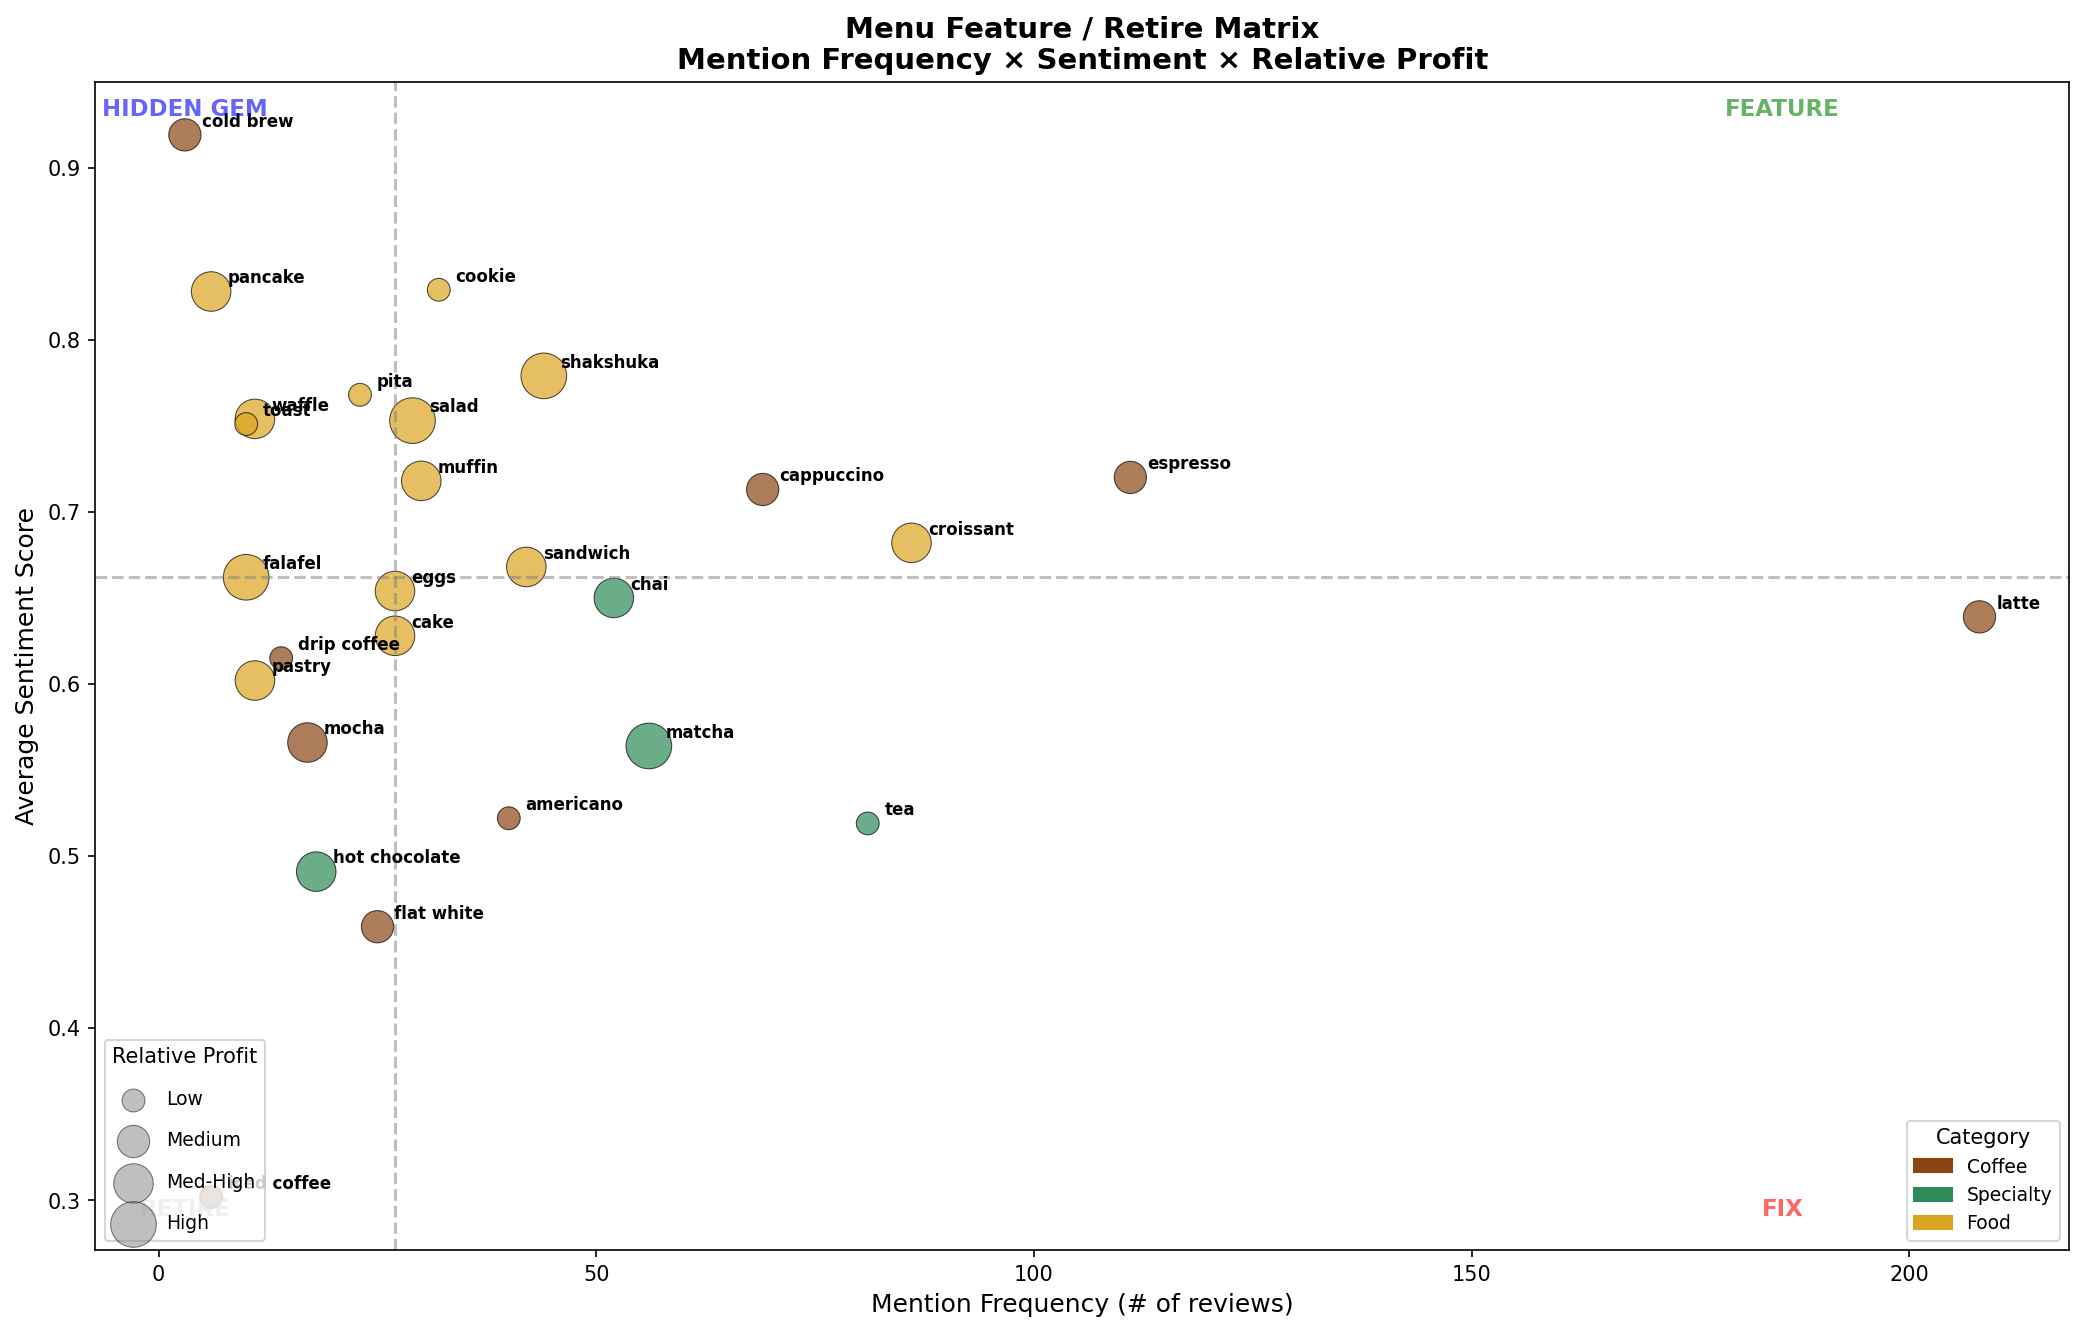

Write Python code to recreate this figure.
"""
Phase 1, Step 2 — Menu Feature/Retire Matrix
Keyword-extracts menu item mentions from raw Google reviews, cross-references
with avg sentiment and relative profit to produce a 2×2 decision matrix.

Axes:
  x = mention frequency (how often customers talk about it)
  y = avg sentiment of reviews mentioning the item
  bubble size = relative profit tier (from Products sheet coffee type ranking)

Quadrants:
  Top-right (high mentions, high sentiment)  → FEATURE (upsell, promote)
  Top-left  (low mentions, high sentiment)   → HIDDEN GEM (increase visibility)
  Bottom-right (high mentions, low sentiment) → FIX (customers care but are unhappy)
  Bottom-left (low mentions, low sentiment)  → RETIRE (low interest, low satisfaction)
"""

import pandas as pd
import numpy as np
import matplotlib.pyplot as plt
import matplotlib.patches as mpatches
from vaderSentiment.vaderSentiment import SentimentIntensityAnalyzer

# ── Load raw reviews ─────────────────────────────────────────────────────────
REVIEW_FILES = {
    "Fahrenheit Coffee": "datasets-xlsx/reviews_Fahrenheit_Coffee_1000_reviews.xlsx",
    "Dineen Coffee Co.": "datasets-xlsx/reviews_Dineen_Coffee_Co_1000_reviews.xlsx",
    "Cafe Landwer":      "datasets-xlsx/reviews_Cafe_Landwer_1000_reviews.xlsx",
}

dfs = []
for cafe, path in REVIEW_FILES.items():
    df = pd.read_excel(path, header=2)
    df["Restaurant Name"] = cafe
    dfs.append(df)

reviews = pd.concat(dfs, ignore_index=True)
reviews = reviews.dropna(subset=["Review Text"])

# ── VADER sentiment per review ───────────────────────────────────────────────
analyzer = SentimentIntensityAnalyzer()
reviews["sentiment_score"] = reviews["Review Text"].apply(
    lambda t: analyzer.polarity_scores(str(t))["compound"]
)

# ── Menu item keyword dictionary ─────────────────────────────────────────────
# Items with >= 5 mentions in the corpus. Grouped into categories for the
# profit mapping. Keywords are matched case-insensitively in review text.
MENU_ITEMS = {
    # Drinks — coffee
    "latte":         {"category": "coffee", "type": "Arabica"},
    "espresso":      {"category": "coffee", "type": "Arabica"},
    "cappuccino":    {"category": "coffee", "type": "Arabica"},
    "americano":     {"category": "coffee", "type": "Robusta"},
    "flat white":    {"category": "coffee", "type": "Arabica"},
    "mocha":         {"category": "coffee", "type": "Excelsa"},
    "drip coffee":   {"category": "coffee", "type": "Robusta"},
    "cold brew":     {"category": "coffee", "type": "Arabica"},
    "iced coffee":   {"category": "coffee", "type": "Robusta"},
    "macchiato":     {"category": "coffee", "type": "Arabica"},
    # Drinks — non-coffee
    "matcha":        {"category": "specialty", "type": "Liberica"},
    "chai":          {"category": "specialty", "type": "Excelsa"},
    "hot chocolate":  {"category": "specialty", "type": "Excelsa"},
    "tea":           {"category": "specialty", "type": "Robusta"},
    # Food
    "croissant":     {"category": "food", "type": "Excelsa"},
    "sandwich":      {"category": "food", "type": "Excelsa"},
    "muffin":        {"category": "food", "type": "Excelsa"},
    "cookie":        {"category": "food", "type": "Robusta"},
    "cake":          {"category": "food", "type": "Excelsa"},
    "salad":         {"category": "food", "type": "Liberica"},
    "eggs":          {"category": "food", "type": "Excelsa"},
    "shakshuka":     {"category": "food", "type": "Liberica"},
    "pita":          {"category": "food", "type": "Robusta"},
    "waffle":        {"category": "food", "type": "Excelsa"},
    "pancake":       {"category": "food", "type": "Excelsa"},
    "falafel":       {"category": "food", "type": "Liberica"},
    "pastry":        {"category": "food", "type": "Excelsa"},
    "toast":         {"category": "food", "type": "Robusta"},
}

# Relative profit tiers from Products sheet (avg margin %)
PROFIT_TIER = {"Liberica": 4, "Excelsa": 3, "Arabica": 2, "Robusta": 1}
PROFIT_LABELS = {4: "High", 3: "Med-High", 2: "Medium", 1: "Low"}

# ── Extract mentions per review ──────────────────────────────────────────────
results = []
text_lower = reviews["Review Text"].str.lower()

for item, meta in MENU_ITEMS.items():
    mask = text_lower.str.contains(item, na=False, regex=False)
    n_mentions = mask.sum()
    if n_mentions < 3:
        continue

    avg_sent = reviews.loc[mask, "sentiment_score"].mean()

    # Per-café breakdown
    per_cafe = reviews.loc[mask].groupby("Restaurant Name").agg(
        mentions=("Review Text", "count"),
        avg_sentiment=("sentiment_score", "mean"),
    )

    results.append({
        "item": item,
        "category": meta["category"],
        "mentions": n_mentions,
        "avg_sentiment": round(avg_sent, 3),
        "profit_tier": PROFIT_TIER[meta["type"]],
        "profit_label": PROFIT_LABELS[PROFIT_TIER[meta["type"]]],
        "per_cafe": per_cafe.to_dict("index"),
    })

menu_df = pd.DataFrame(results).sort_values("mentions", ascending=False).reset_index(drop=True)

# ── Print summary table ──────────────────────────────────────────────────────
print("=" * 72)
print("MENU ITEM ANALYSIS — MENTION FREQUENCY × SENTIMENT × PROFIT")
print("=" * 72)
print(f"{'Item':<16} {'Cat':<10} {'Mentions':>8} {'Sentiment':>10} {'Profit':>10}")
print("-" * 56)
for _, row in menu_df.iterrows():
    print(f"{row['item']:<16} {row['category']:<10} {row['mentions']:>8} "
          f"{row['avg_sentiment']:>10.3f} {row['profit_label']:>10}")

# ── Quadrant classification ──────────────────────────────────────────────────
mention_median = menu_df["mentions"].median()
sent_median = menu_df["avg_sentiment"].median()

def classify(row):
    high_mention = row["mentions"] >= mention_median
    high_sent = row["avg_sentiment"] >= sent_median
    if high_mention and high_sent:
        return "FEATURE"
    elif not high_mention and high_sent:
        return "HIDDEN GEM"
    elif high_mention and not high_sent:
        return "FIX"
    else:
        return "RETIRE"

menu_df["quadrant"] = menu_df.apply(classify, axis=1)

print(f"\nMedian mentions: {mention_median:.0f}  |  Median sentiment: {sent_median:.3f}")
print()

for quad in ["FEATURE", "HIDDEN GEM", "FIX", "RETIRE"]:
    items = menu_df[menu_df["quadrant"] == quad]
    if items.empty:
        continue
    print(f"  {quad}:")
    for _, row in items.iterrows():
        print(f"    {row['item']:<16} ({row['mentions']} mentions, "
              f"sentiment {row['avg_sentiment']:.2f}, profit: {row['profit_label']})")
    print()

# ── Per-café breakdown ───────────────────────────────────────────────────────
CAFES = ["Fahrenheit Coffee", "Dineen Coffee Co.", "Cafe Landwer"]

for cafe in CAFES:
    print(f"{'─' * 72}")
    print(f"  {cafe}")
    print(f"{'─' * 72}")
    cafe_items = []
    for _, row in menu_df.iterrows():
        cafe_data = row["per_cafe"].get(cafe)
        if cafe_data and cafe_data["mentions"] >= 2:
            cafe_items.append({
                "item": row["item"],
                "mentions": cafe_data["mentions"],
                "avg_sentiment": round(cafe_data["avg_sentiment"], 3),
                "profit_label": row["profit_label"],
                "quadrant": row["quadrant"],
            })
    cafe_df = pd.DataFrame(cafe_items).sort_values("mentions", ascending=False)
    if cafe_df.empty:
        print("  (insufficient data)")
        continue
    print(f"  {'Item':<16} {'Mentions':>8} {'Sentiment':>10} {'Profit':>10} {'Action':>12}")
    for _, r in cafe_df.iterrows():
        print(f"  {r['item']:<16} {r['mentions']:>8} {r['avg_sentiment']:>10.3f} "
              f"{r['profit_label']:>10} {r['quadrant']:>12}")
    print()

# ── Bubble chart ─────────────────────────────────────────────────────────────
fig, ax = plt.subplots(figsize=(14, 9))

# Color by category
CAT_COLORS = {"coffee": "#8B4513", "specialty": "#2E8B57", "food": "#DAA520"}
colors = [CAT_COLORS[row["category"]] for _, row in menu_df.iterrows()]

# Size by profit tier (scaled for visibility)
sizes = [row["profit_tier"] * 120 for _, row in menu_df.iterrows()]

scatter = ax.scatter(
    menu_df["mentions"],
    menu_df["avg_sentiment"],
    s=sizes,
    c=colors,
    alpha=0.7,
    edgecolors="black",
    linewidth=0.5,
)

# Label each point
for _, row in menu_df.iterrows():
    ax.annotate(
        row["item"],
        (row["mentions"], row["avg_sentiment"]),
        textcoords="offset points",
        xytext=(8, 4),
        fontsize=8,
        fontweight="bold",
    )

# Quadrant lines
ax.axvline(mention_median, color="gray", linestyle="--", alpha=0.5)
ax.axhline(sent_median, color="gray", linestyle="--", alpha=0.5)

# Quadrant labels
x_min, x_max = ax.get_xlim()
y_min, y_max = ax.get_ylim()
pad = 0.02
ax.text(x_max * 0.85, y_max - pad, "FEATURE", fontsize=11, fontweight="bold",
        color="green", alpha=0.6, ha="center")
ax.text(x_min + (mention_median - x_min) * 0.3, y_max - pad, "HIDDEN GEM", fontsize=11,
        fontweight="bold", color="blue", alpha=0.6, ha="center")
ax.text(x_max * 0.85, y_min + pad, "FIX", fontsize=11, fontweight="bold",
        color="red", alpha=0.6, ha="center")
ax.text(x_min + (mention_median - x_min) * 0.3, y_min + pad, "RETIRE", fontsize=11,
        fontweight="bold", color="gray", alpha=0.6, ha="center")

ax.set_xlabel("Mention Frequency (# of reviews)", fontsize=12)
ax.set_ylabel("Average Sentiment Score", fontsize=12)
ax.set_title("Menu Feature / Retire Matrix\nMention Frequency × Sentiment × Relative Profit",
             fontsize=14, fontweight="bold")

# Legend — categories
cat_handles = [mpatches.Patch(color=c, label=l.title())
               for l, c in CAT_COLORS.items()]
# Legend — profit tier sizes
size_handles = [plt.scatter([], [], s=tier * 120, c="gray", alpha=0.5,
                            edgecolors="black", linewidth=0.5, label=label)
                for tier, label in sorted(PROFIT_LABELS.items())]

leg1 = ax.legend(handles=cat_handles, title="Category", loc="lower right",
                 fontsize=9, title_fontsize=10)
ax.add_artist(leg1)
ax.legend(handles=size_handles, title="Relative Profit", loc="lower left",
          fontsize=9, title_fontsize=10, labelspacing=1.2)

plt.tight_layout()
plt.savefig("menu_matrix.png", dpi=150, bbox_inches="tight")
plt.show()
print("\nSaved: menu_matrix.png")
